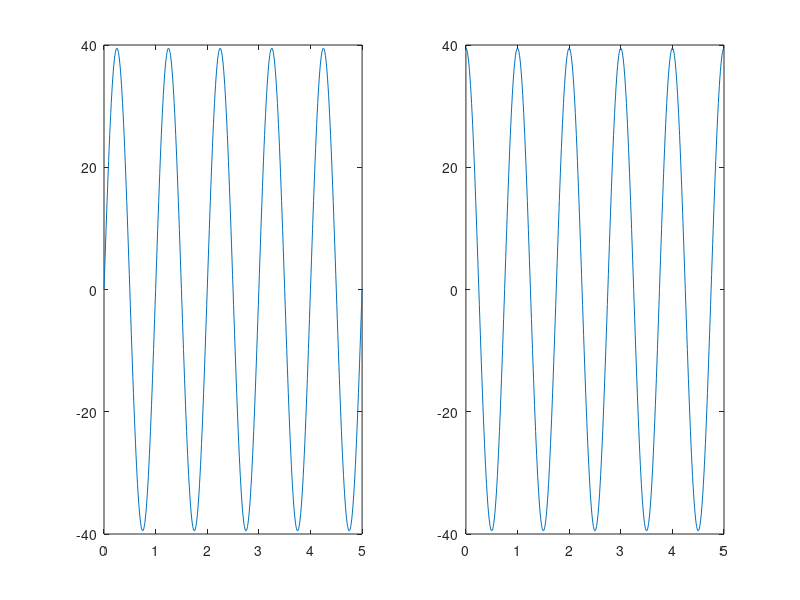

This chart was generated by the following MATLAB code:
%plotting all excitation functions

clear all
clc

t=0:0.01:5;
f=4*pi*pi;
p2a=ones(1,size(f,2));
p2b=ones(1,size(f,2));

for i=1:size(t,2)
p2a(i)=f*sin(2*pi*t(i));
p2b(i)=f*cos(2*pi*t(i));
end
figure
subplot(1,2,1)
plot(t,p2a)

subplot(1,2,2)
plot(t,p2b)


